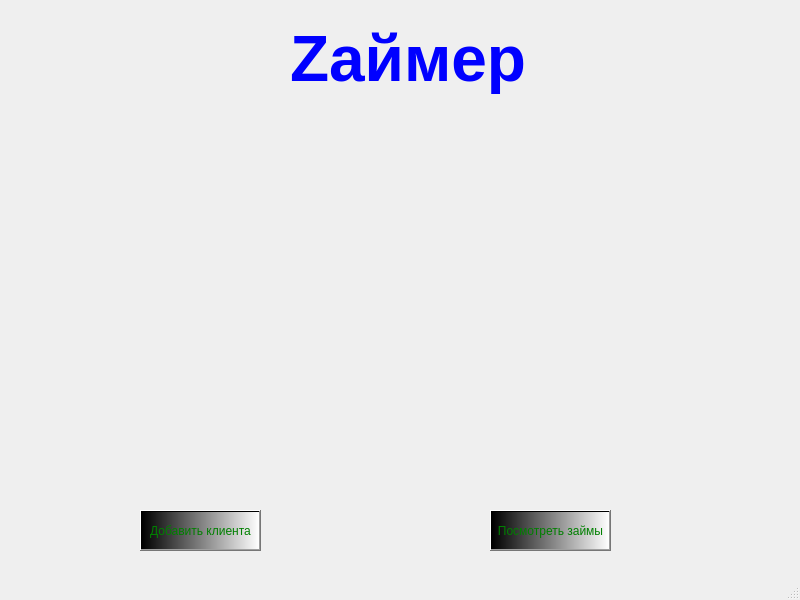
<?xml version="1.0" encoding="UTF-8"?>
<ui version="4.0">
 <class>MainWindow</class>
 <widget class="QMainWindow" name="MainWindow">
  <property name="geometry">
   <rect>
    <x>0</x>
    <y>0</y>
    <width>800</width>
    <height>600</height>
   </rect>
  </property>
  <property name="windowTitle">
   <string>MainWindow</string>
  </property>
  <widget class="QWidget" name="centralwidget">
   <widget class="QPushButton" name="pushButton">
    <property name="geometry">
     <rect>
      <x>140</x>
      <y>510</y>
      <width>121</width>
      <height>41</height>
     </rect>
    </property>
    <property name="toolTip">
     <string>&lt;html&gt;&lt;head/&gt;&lt;body&gt;&lt;p&gt;&lt;br/&gt;&lt;/p&gt;&lt;/body&gt;&lt;/html&gt;</string>
    </property>
    <property name="styleSheet">
     <string notr="true">background-color: qlineargradient(spread:pad, x1:0, y1:0, x2:1, y2:0, stop:0 rgba(0, 0, 0, 255), stop:1 rgba(255, 255, 255, 255));
font: 75 9pt &quot;MS Shell Dlg 2&quot;;
color: green;</string>
    </property>
    <property name="text">
     <string>Добавить клиента</string>
    </property>
   </widget>
   <widget class="QPushButton" name="pushButton_2">
    <property name="geometry">
     <rect>
      <x>490</x>
      <y>510</y>
      <width>121</width>
      <height>41</height>
     </rect>
    </property>
    <property name="styleSheet">
     <string notr="true">background-color: qlineargradient(spread:pad, x1:0, y1:0, x2:1, y2:0, stop:0 rgba(0, 0, 0, 255), stop:1 rgba(255, 255, 255, 255));
font: 75 9pt &quot;MS Shell Dlg 2&quot;;
color: green;
</string>
    </property>
    <property name="text">
     <string>Посмотреть займы</string>
    </property>
   </widget>
   <widget class="QWidget" name="verticalLayoutWidget">
    <property name="geometry">
     <rect>
      <x>80</x>
      <y>120</y>
      <width>621</width>
      <height>371</height>
     </rect>
    </property>
    <layout class="QVBoxLayout" name="verticalLayout"/>
   </widget>
   <widget class="QLabel" name="label">
    <property name="geometry">
     <rect>
      <x>-4</x>
      <y>-8</y>
      <width>811</width>
      <height>591</height>
     </rect>
    </property>
    <property name="text">
     <string/>
    </property>
   </widget>
   <widget class="QLabel" name="label_2">
    <property name="geometry">
     <rect>
      <x>290</x>
      <y>20</y>
      <width>251</width>
      <height>81</height>
     </rect>
    </property>
    <property name="text">
     <string>&lt;html&gt;&lt;head/&gt;&lt;body&gt;&lt;p&gt;&lt;span style=&quot; font-size:48pt; font-weight:600; color:#0000ff;&quot;&gt;Zаймер&lt;/span&gt;&lt;/p&gt;&lt;/body&gt;&lt;/html&gt;</string>
    </property>
   </widget>
   <zorder>label</zorder>
   <zorder>pushButton</zorder>
   <zorder>pushButton_2</zorder>
   <zorder>verticalLayoutWidget</zorder>
   <zorder>label_2</zorder>
  </widget>
  <widget class="QMenuBar" name="menubar">
   <property name="geometry">
    <rect>
     <x>0</x>
     <y>0</y>
     <width>800</width>
     <height>21</height>
    </rect>
   </property>
  </widget>
  <widget class="QStatusBar" name="statusbar"/>
  <action name="action">
   <property name="text">
    <string>Общее колиество клиентов</string>
   </property>
  </action>
 </widget>
 <resources/>
 <connections/>
</ui>
